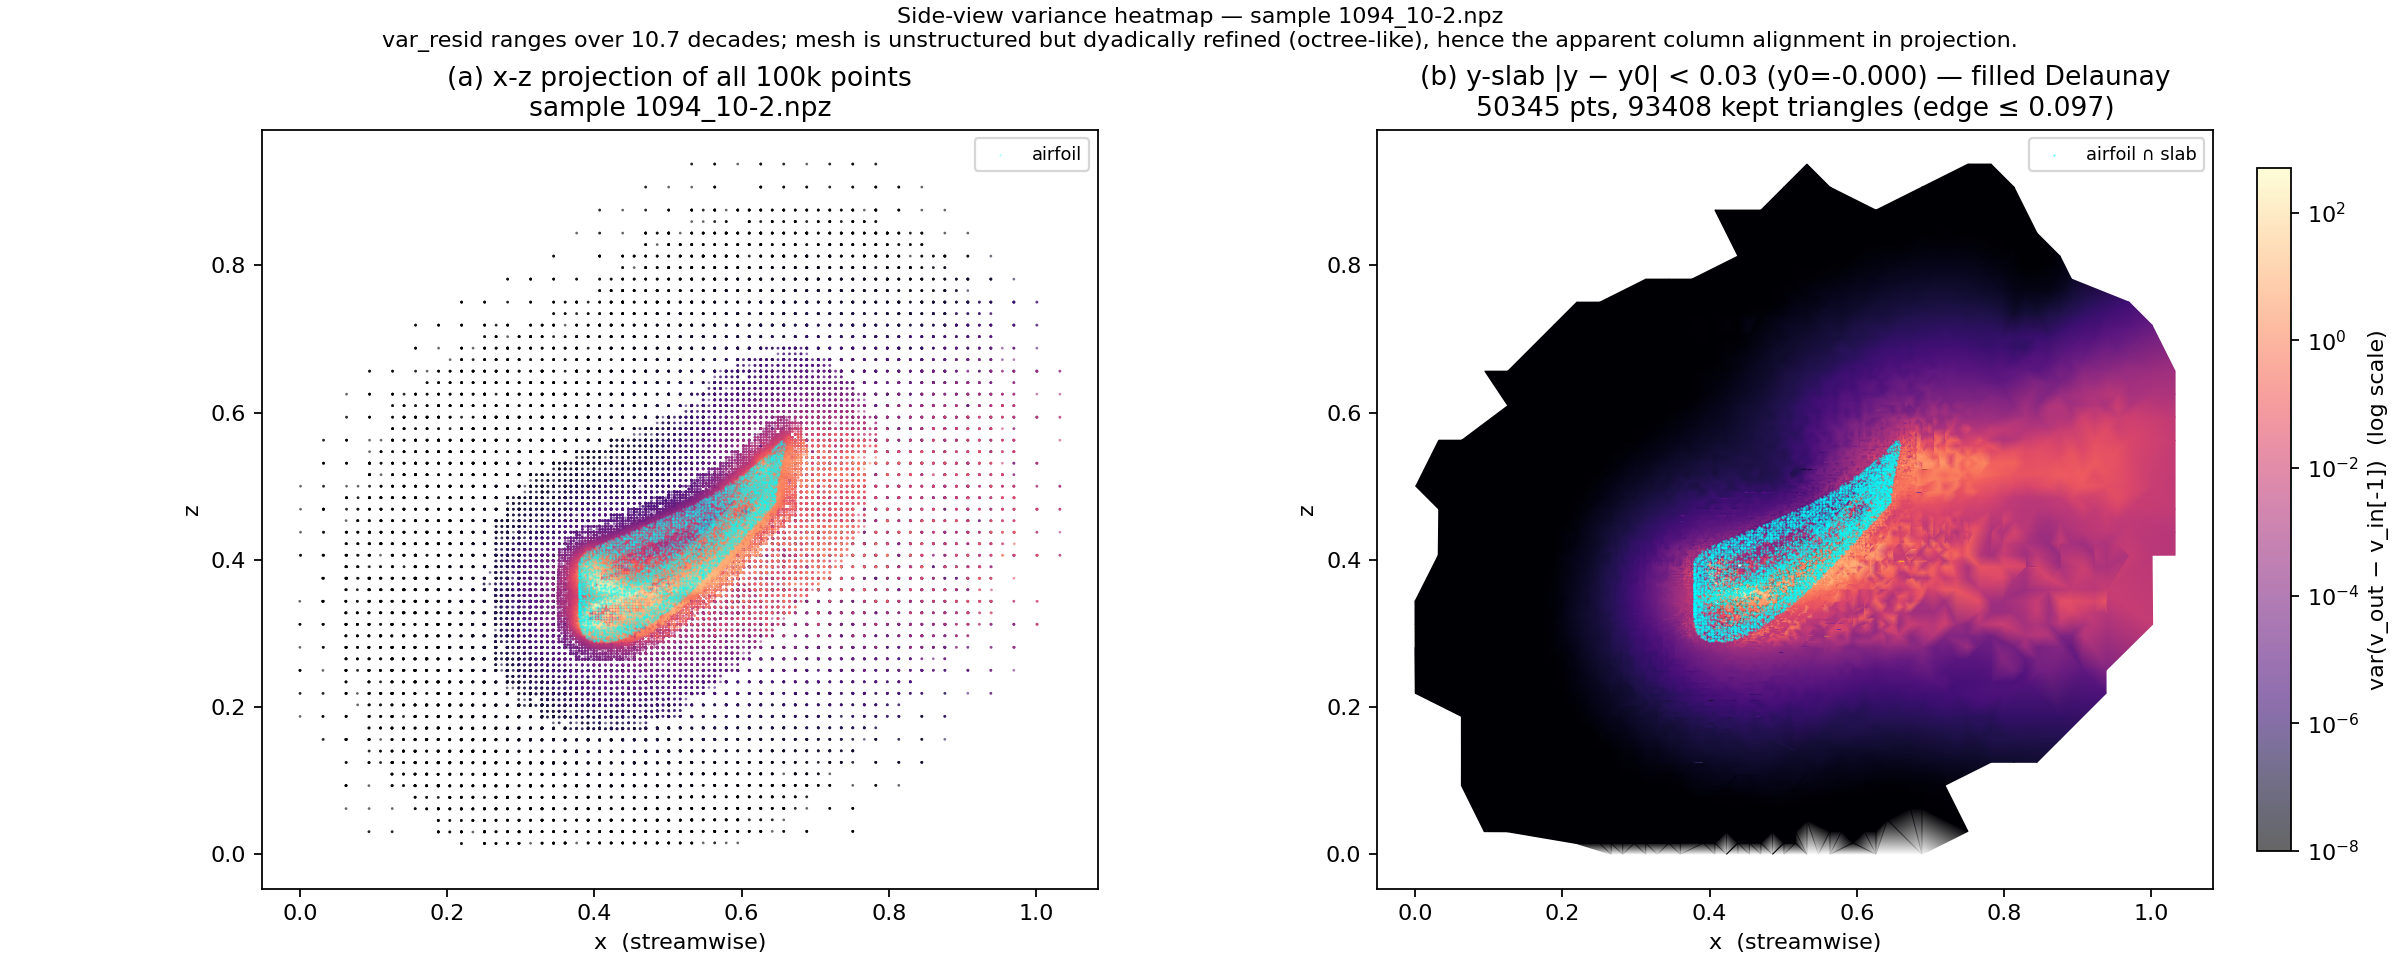

This chart was generated by the following Python code:
"""Render side-view variance heatmaps for the representative sample.

Two views:
  (a) all points projected onto x-z, coloured by var_resid (log scale)
  (b) a thin y-slice through the airfoil mid-plane (|y - y0| < SLAB_HALF),
      same colouring

The mesh is unstructured but adaptive: per-axis spans are subdivided dyadically
(max neighbour spacing along each axis is 1/32 of the span), so points "line
up" in projection even though no two points share exact coordinates. Picking
a thin slab in y reveals one quasi-2D layer of the refinement.
"""
from pathlib import Path

import matplotlib.pyplot as plt
import matplotlib.colors as mcolors
import matplotlib.tri as mtri
import numpy as np

OUT_DIR = Path("/home/paul/gitrepos/iclr-2026-gram/analyze/receptive_field_physics")
SLAB_HALF = 0.03  # y-slab half-thickness around the airfoil mid-plane


def render(rep: str, out_name: str):
    d = np.load(rep)
    pos = d["pos"]
    idcs_airfoil = d["idcs_airfoil"]
    v_in = d["velocity_in"]
    v_out = d["velocity_out"]
    resid = v_out - v_in[-1:]
    var_resid = resid.var(axis=0).sum(axis=-1)
    var_full = np.concatenate([v_in, v_out], axis=0).var(axis=0).sum(axis=-1)

    # mid-plane y0 from the airfoil
    y0 = pos[idcs_airfoil, 1].mean()
    slab = np.abs(pos[:, 1] - y0) < SLAB_HALF
    af_mask = np.zeros(pos.shape[0], dtype=bool)
    af_mask[idcs_airfoil] = True

    # color norm: log-scale across var_resid > 0
    vmin = max(np.percentile(var_resid[var_resid > 0], 1), 1e-8)
    vmax = var_resid.max()
    norm = mcolors.LogNorm(vmin=vmin, vmax=vmax)
    cmap = "magma"

    fig, axes = plt.subplots(1, 2, figsize=(15, 6), constrained_layout=True)

    # (a) full point cloud in x-z
    ax = axes[0]
    order = np.argsort(var_resid)  # draw hot points on top
    sc = ax.scatter(
        pos[order, 0], pos[order, 2],
        c=var_resid[order], cmap=cmap, norm=norm,
        s=1.5, linewidths=0, alpha=0.6,
    )
    # outline airfoil
    ax.scatter(pos[idcs_airfoil, 0], pos[idcs_airfoil, 2],
               s=1, c="cyan", alpha=0.4, linewidths=0, label="airfoil")
    ax.set_xlabel("x  (streamwise)")
    ax.set_ylabel("z")
    ax.set_aspect("equal")
    ax.set_title(f"(a) x-z projection of all 100k points\nsample {Path(rep).name}")
    ax.legend(loc="upper right", fontsize=8)

    # (b) y-slab, filled as a triangulated mesh
    ax = axes[1]
    p = pos[slab]
    v = var_resid[slab]
    # Delaunay in (x, z). Mask out long-edge triangles so we don't fill across
    # gaps in the unstructured mesh (e.g. the interior of the airfoil).
    tri = mtri.Triangulation(p[:, 0], p[:, 2])
    t_pts = p[tri.triangles]              # (T, 3, 3) — but we only need x,z
    xy = np.stack([p[:, 0], p[:, 2]], axis=-1)
    txy = xy[tri.triangles]               # (T, 3, 2)
    edge_lens = np.stack([
        np.linalg.norm(txy[:, 0] - txy[:, 1], axis=-1),
        np.linalg.norm(txy[:, 1] - txy[:, 2], axis=-1),
        np.linalg.norm(txy[:, 2] - txy[:, 0], axis=-1),
    ], axis=-1).max(axis=-1)
    # threshold = 3× the mesh's finest in-plane spacing (1/32 of domain span ≈ 0.03)
    edge_cap = 3 * 0.03125 * max(pos[:, 0].max() - pos[:, 0].min(),
                                 pos[:, 2].max() - pos[:, 2].min())
    tri.set_mask(edge_lens > edge_cap)
    sc2 = ax.tripcolor(tri, v, cmap=cmap, norm=norm, shading="gouraud")
    af_slab = af_mask & slab
    ax.scatter(pos[af_slab, 0], pos[af_slab, 2],
               s=1, c="cyan", alpha=0.6, linewidths=0, label="airfoil ∩ slab")
    ax.set_xlabel("x  (streamwise)")
    ax.set_ylabel("z")
    ax.set_aspect("equal")
    ax.set_title(f"(b) y-slab |y − y0| < {SLAB_HALF} (y0={y0:+.3f}) — filled "
                 f"Delaunay\n{slab.sum()} pts, {(~tri.mask).sum()} kept triangles "
                 f"(edge ≤ {edge_cap:.3f})")
    ax.legend(loc="upper right", fontsize=8)

    cbar = fig.colorbar(sc, ax=axes, shrink=0.9, location="right", pad=0.02)
    cbar.set_label("var(v_out − v_in[-1])  (log scale)")

    fig.suptitle(
        f"Side-view variance heatmap — sample {Path(rep).name}\n"
        f"var_resid ranges over {np.log10(vmax/vmin):.1f} decades; "
        f"mesh is unstructured but dyadically refined (octree-like), "
        f"hence the apparent column alignment in projection.",
        fontsize=10,
    )
    out = OUT_DIR / out_name
    fig.savefig(out, dpi=160)
    plt.close(fig)
    print("Wrote", out)


def main():
    samples = [
        ("/home/paul/scratch/gram-competition/warped-ifw/1094_10-2.npz", "sideview_heatmap.png"),
        ("/home/paul/scratch/gram-competition/warped-ifw/1021_10-0.npz", "sideview_heatmap_2af.png"),
        ("/home/paul/scratch/gram-competition/warped-ifw/1021_1-0.npz",  "sideview_heatmap_3af.png"),
    ]
    for rep, name in samples:
        render(rep, name)

    # y-density figure for the original representative
    rep = samples[0][0]
    d = np.load(rep)
    pos = d["pos"]
    y0 = pos[d["idcs_airfoil"], 1].mean()
    fig, ax = plt.subplots(figsize=(7, 3))
    ax.hist(pos[:, 1], bins=120, color="grey")
    ax.axvspan(y0 - SLAB_HALF, y0 + SLAB_HALF, color="tab:red", alpha=0.25, label="slab")
    ax.set_xlabel("y")
    ax.set_ylabel("point count")
    ax.set_title(f"Point density along y — sample {Path(rep).name}")
    ax.legend()
    fig.tight_layout()
    fig.savefig(OUT_DIR / "y_density.png", dpi=140)
    plt.close(fig)


if __name__ == "__main__":
    main()
